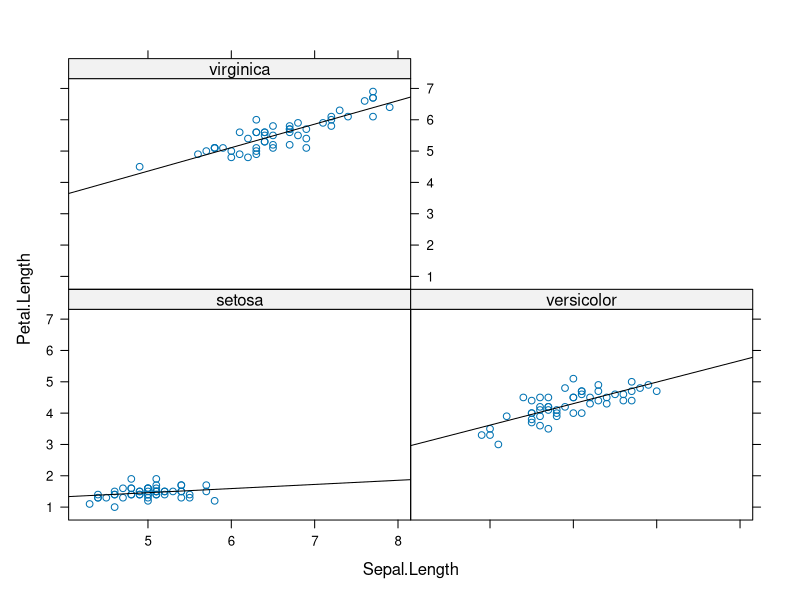
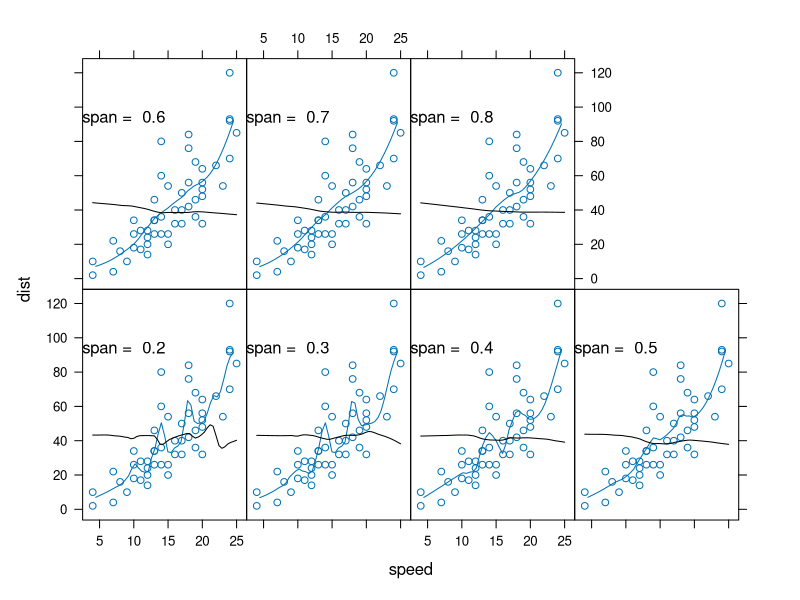

These figures' R source, in order:
library(lattice)


### Name: E_interaction
### Title: Functions to Interact with Lattice Plots
### Aliases: panel.identify panel.identify.qqmath panel.identify.cloud
###   panel.link.splom panel.brush.splom trellis.focus trellis.unfocus
###   trellis.switchFocus trellis.panelArgs trellis.vpname trellis.grobname
### Keywords: dplot

### ** Examples


## Not run: 
##D xyplot(1:10 ~ 1:10)
##D trellis.focus("panel", 1, 1)
##D panel.identify()
## End(Not run)

xyplot(Petal.Length ~ Sepal.Length | Species, iris, layout = c(2, 2))
Sys.sleep(1)

trellis.focus("panel", 1, 1)
do.call("panel.lmline", trellis.panelArgs())
Sys.sleep(0.5)
trellis.unfocus()

trellis.focus("panel", 2, 1)
do.call("panel.lmline", trellis.panelArgs())
Sys.sleep(0.5)
trellis.unfocus()

trellis.focus("panel", 1, 2)
do.call("panel.lmline", trellis.panelArgs())
Sys.sleep(0.5)
trellis.unfocus()


## choosing loess smoothing parameter

p <- xyplot(dist ~ speed, cars)

panel.loessresid <-
    function(x = panel.args$x,
             y = panel.args$y,
             span,
             panel.args = trellis.panelArgs())
{
    fm <- loess(y ~ x, span = span)
    xgrid <- do.breaks(current.panel.limits()$xlim, 50)
    ygrid <- predict(fm, newdata = data.frame(x = xgrid))
    panel.lines(xgrid, ygrid)
    pred <- predict(fm)
    ## center residuals so that they fall inside panel
    resids <- y - pred + mean(y)
    fm.resid <- loess.smooth(x, resids, span = span)
    ##panel.points(x, resids, col = 1, pch = 4)
    panel.lines(fm.resid, col = 1)
}


spans <- c(0.2, 0.3, 0.4, 0.5, 0.6, 0.7, 0.8)
update(p, index.cond = list(rep(1, length(spans))))
panel.locs <- trellis.currentLayout()

i <- 1

for (row in 1:nrow(panel.locs))
    for (column in 1:ncol(panel.locs))
    if (panel.locs[row, column] > 0)
{
    trellis.focus("panel", row = row, column = column,
                  highlight = FALSE)
    panel.loessresid(span = spans[i])
    grid::grid.text(paste("span = ", spans[i]),
                    x = 0.25,
                    y = 0.75,
                    default.units = "npc")
    trellis.unfocus()
    i <- i + 1
}
